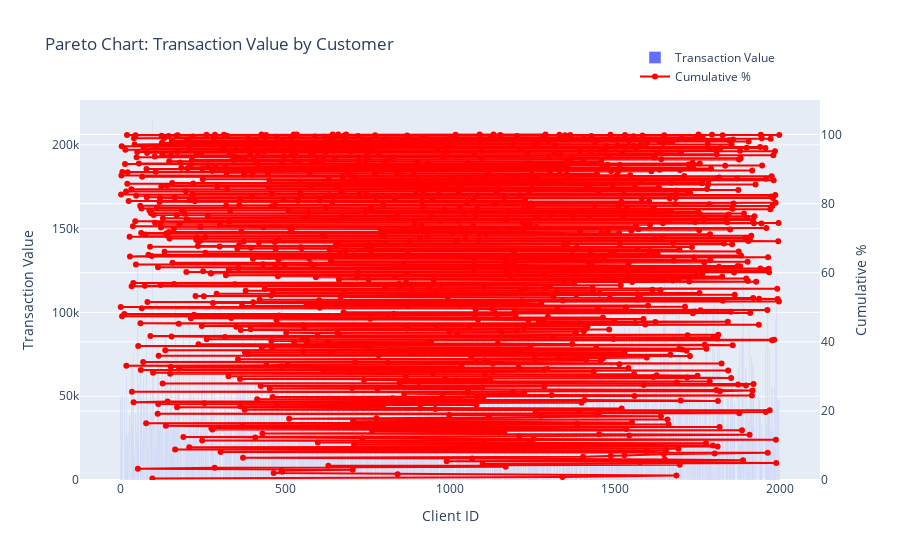

The notebook cell this image was saved under:
### Code cell
# Ensure amount is numeric
df['amount'] = pd.to_numeric(df['amount'], errors='coerce')

# Aggregate transaction value by customer
customer_summary = df.groupby('client_id')['amount'].sum().reset_index()

# Sort customers by transaction value descending
customer_summary = customer_summary.sort_values(by='amount', ascending=False)

# Calculate cumulative percentage of total
customer_summary['cum_percent'] = customer_summary['amount'].cumsum() / customer_summary['amount'].sum() * 100

# Pareto chart: bars for individual customer contribution, line for cumulative %
fig = go.Figure()

# Bar trace: transaction value per customer
fig.add_trace(go.Bar(
    x=customer_summary['client_id'],
    y=customer_summary['amount'],
    name='Transaction Value'
))

# Line trace: cumulative %
fig.add_trace(go.Scatter(
    x=customer_summary['client_id'],
    y=customer_summary['cum_percent'],
    name='Cumulative %',
    yaxis='y2',
    mode='lines+markers',
    line=dict(color='red', width=2)
))

# Layout with dual y-axis
fig.update_layout(
    title='Pareto Chart: Transaction Value by Customer',
    xaxis_title='Client ID',
    yaxis=dict(title='Transaction Value'),
    yaxis2=dict(title='Cumulative %', overlaying='y', side='right', range=[0, 110]),
    legend=dict(x=0.75, y=1.15)
)

fig.show()

### Figure 1 — Plotly figure (JSON) as saved in the notebook; plotly's stock layout.template omitted (floating-point values rounded to 4 significant figures; data arrays with more than 128 entries replaced by an {"elided": "..."} marker saying what was removed)
{"data": [{"name": "Transaction Value", "type": "bar", "x": {"elided": "1131 int values"}, "y": {"elided": "1131 float values"}}, {"line": {"color": "red", "width": 2}, "mode": "lines+markers", "name": "Cumulative %", "type": "scatter", "x": {"elided": "1131 int values"}, "y": {"elided": "1131 float values"}, "yaxis": "y2"}], "layout": {"legend": {"x": 0.75, "y": 1.15}, "title": {"text": "Pareto Chart: Transaction Value by Customer"}, "xaxis": {"title": {"text": "Client ID"}}, "yaxis": {"title": {"text": "Transaction Value"}}, "yaxis2": {"overlaying": "y", "range": [0, 110], "side": "right", "title": {"text": "Cumulative %"}}}}
